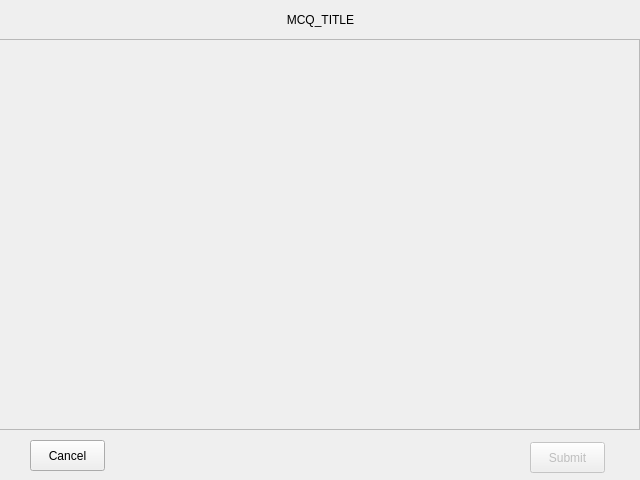
<?xml version="1.0" encoding="UTF-8"?>
<ui version="4.0">
 <class>MCQWidget</class>
 <widget class="QWidget" name="MCQWidget">
  <property name="geometry">
   <rect>
    <x>0</x>
    <y>0</y>
    <width>640</width>
    <height>480</height>
   </rect>
  </property>
  <property name="windowTitle">
   <string>Form</string>
  </property>
  <widget class="QScrollArea" name="scrollArea">
   <property name="geometry">
    <rect>
     <x>-1</x>
     <y>39</y>
     <width>641</width>
     <height>391</height>
    </rect>
   </property>
   <property name="verticalScrollBarPolicy">
    <enum>Qt::ScrollBarAsNeeded</enum>
   </property>
   <property name="horizontalScrollBarPolicy">
    <enum>Qt::ScrollBarAlwaysOff</enum>
   </property>
   <property name="widgetResizable">
    <bool>true</bool>
   </property>
   <widget class="QWidget" name="scroll_area">
    <property name="geometry">
     <rect>
      <x>0</x>
      <y>0</y>
      <width>639</width>
      <height>389</height>
     </rect>
    </property>
   </widget>
  </widget>
  <widget class="QLabel" name="label_title">
   <property name="geometry">
    <rect>
     <x>0</x>
     <y>-1</y>
     <width>641</width>
     <height>41</height>
    </rect>
   </property>
   <property name="text">
    <string>MCQ_TITLE</string>
   </property>
   <property name="alignment">
    <set>Qt::AlignCenter</set>
   </property>
  </widget>
  <widget class="QPushButton" name="button_cancel">
   <property name="geometry">
    <rect>
     <x>30</x>
     <y>440</y>
     <width>75</width>
     <height>31</height>
    </rect>
   </property>
   <property name="text">
    <string>Cancel</string>
   </property>
  </widget>
  <widget class="QPushButton" name="button_submit">
   <property name="enabled">
    <bool>false</bool>
   </property>
   <property name="geometry">
    <rect>
     <x>530</x>
     <y>442</y>
     <width>75</width>
     <height>31</height>
    </rect>
   </property>
   <property name="text">
    <string>Submit</string>
   </property>
  </widget>
 </widget>
 <resources/>
 <connections/>
</ui>
